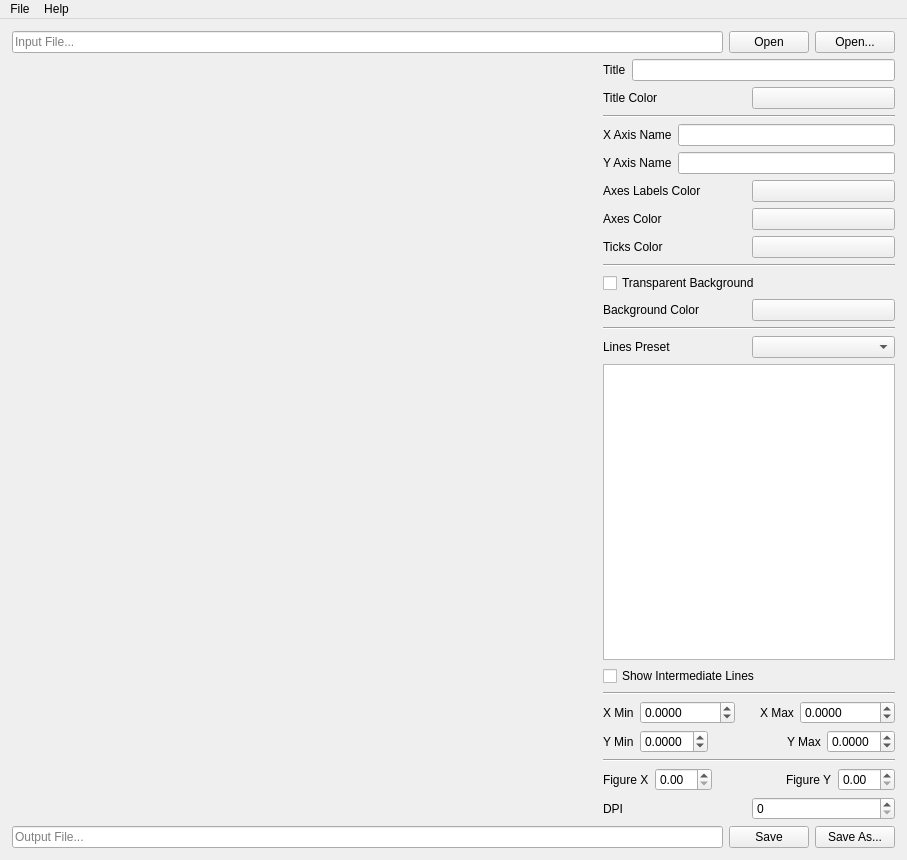
<?xml version="1.0" encoding="UTF-8"?>
<ui version="4.0">
 <class>MainWindow</class>
 <widget class="QMainWindow" name="MainWindow">
  <property name="geometry">
   <rect>
    <x>0</x>
    <y>0</y>
    <width>907</width>
    <height>860</height>
   </rect>
  </property>
  <property name="windowTitle">
   <string>Trident</string>
  </property>
  <widget class="QWidget" name="centralwidget">
   <layout class="QVBoxLayout" name="verticalLayout" stretch="0,10,0">
    <property name="leftMargin">
     <number>12</number>
    </property>
    <property name="topMargin">
     <number>12</number>
    </property>
    <property name="rightMargin">
     <number>12</number>
    </property>
    <property name="bottomMargin">
     <number>12</number>
    </property>
    <item>
     <layout class="QHBoxLayout" name="topHorizontalLayout">
      <item>
       <widget class="FileLineEdit" name="inputFileFileLineEdit">
        <property name="placeholderText">
         <string>Input File...</string>
        </property>
       </widget>
      </item>
      <item>
       <widget class="QPushButton" name="openPushButton">
        <property name="text">
         <string>Open</string>
        </property>
       </widget>
      </item>
      <item>
       <widget class="QPushButton" name="openAsPushButton">
        <property name="text">
         <string>Open...</string>
        </property>
       </widget>
      </item>
     </layout>
    </item>
    <item>
     <layout class="QHBoxLayout" name="centerHorizontalLayout" stretch="2,1">
      <item>
       <widget class="PlotWidget" name="plotPlotWidget" native="true"/>
      </item>
      <item>
       <layout class="QVBoxLayout" name="rightVerticalLayout">
        <item>
         <layout class="QHBoxLayout" name="titleHorizontalLayout">
          <item>
           <widget class="QLabel" name="titleLabel">
            <property name="text">
             <string>Title</string>
            </property>
           </widget>
          </item>
          <item>
           <widget class="QLineEdit" name="titleLineEdit"/>
          </item>
         </layout>
        </item>
        <item>
         <layout class="QHBoxLayout" name="titleColorHorizontalLayout">
          <item>
           <widget class="QLabel" name="titleColorLabel">
            <property name="text">
             <string>Title Color</string>
            </property>
           </widget>
          </item>
          <item>
           <widget class="ColorButton" name="titleColorColorButton">
            <property name="text">
             <string/>
            </property>
           </widget>
          </item>
         </layout>
        </item>
        <item>
         <widget class="Line" name="titleLine">
          <property name="orientation">
           <enum>Qt::Horizontal</enum>
          </property>
         </widget>
        </item>
        <item>
         <layout class="QHBoxLayout" name="xAxisNameHorizontalLayout">
          <item>
           <widget class="QLabel" name="xAxisNameLabel">
            <property name="text">
             <string>X Axis Name</string>
            </property>
           </widget>
          </item>
          <item>
           <widget class="QLineEdit" name="xAxisNameLineEdit"/>
          </item>
         </layout>
        </item>
        <item>
         <layout class="QHBoxLayout" name="yAxisNameHorizontalLayout">
          <item>
           <widget class="QLabel" name="yAxisNameLabel">
            <property name="text">
             <string>Y Axis Name</string>
            </property>
           </widget>
          </item>
          <item>
           <widget class="QLineEdit" name="yAxisNameLineEdit"/>
          </item>
         </layout>
        </item>
        <item>
         <layout class="QHBoxLayout" name="axesLabelsColorHorizontalLayout">
          <item>
           <widget class="QLabel" name="axesLabelsColorLabel">
            <property name="text">
             <string>Axes Labels Color</string>
            </property>
           </widget>
          </item>
          <item>
           <widget class="ColorButton" name="axesLabelsColorColorButton">
            <property name="text">
             <string/>
            </property>
           </widget>
          </item>
         </layout>
        </item>
        <item>
         <layout class="QHBoxLayout" name="axesColorHorizontalLayout">
          <item>
           <widget class="QLabel" name="axesColorLabel">
            <property name="text">
             <string>Axes Color</string>
            </property>
           </widget>
          </item>
          <item>
           <widget class="ColorButton" name="axesColorColorButton">
            <property name="text">
             <string/>
            </property>
           </widget>
          </item>
         </layout>
        </item>
        <item>
         <layout class="QHBoxLayout" name="ticksColorHorizontalLayout">
          <item>
           <widget class="QLabel" name="ticksColorLabel">
            <property name="text">
             <string>Ticks Color</string>
            </property>
           </widget>
          </item>
          <item>
           <widget class="ColorButton" name="ticksColorColorButton">
            <property name="text">
             <string/>
            </property>
           </widget>
          </item>
         </layout>
        </item>
        <item>
         <widget class="Line" name="axesLine">
          <property name="orientation">
           <enum>Qt::Horizontal</enum>
          </property>
         </widget>
        </item>
        <item>
         <widget class="QCheckBox" name="isTransparentBackgroundCheckBox">
          <property name="text">
           <string>Transparent Background</string>
          </property>
         </widget>
        </item>
        <item>
         <layout class="QHBoxLayout" name="backgroundColorHorizontalLayout">
          <item>
           <widget class="QLabel" name="backgroundColorLabel">
            <property name="text">
             <string>Background Color</string>
            </property>
           </widget>
          </item>
          <item>
           <widget class="ColorButton" name="backgroundColorColorButton">
            <property name="text">
             <string/>
            </property>
           </widget>
          </item>
         </layout>
        </item>
        <item>
         <widget class="Line" name="backgroundLine">
          <property name="orientation">
           <enum>Qt::Horizontal</enum>
          </property>
         </widget>
        </item>
        <item>
         <layout class="QHBoxLayout" name="linesPresetHorizontalLayout">
          <item>
           <widget class="QLabel" name="linesPresetLabel">
            <property name="text">
             <string>Lines Preset</string>
            </property>
           </widget>
          </item>
          <item>
           <widget class="QComboBox" name="linesPresetComboBox"/>
          </item>
         </layout>
        </item>
        <item>
         <widget class="QTableView" name="linesConfigurationTableView">
          <attribute name="horizontalHeaderStretchLastSection">
           <bool>true</bool>
          </attribute>
         </widget>
        </item>
        <item>
         <widget class="QCheckBox" name="isShowIntermediateLinesCheckBox">
          <property name="text">
           <string>Show Intermediate Lines</string>
          </property>
         </widget>
        </item>
        <item>
         <widget class="Line" name="linesConfigurationLine">
          <property name="orientation">
           <enum>Qt::Horizontal</enum>
          </property>
         </widget>
        </item>
        <item>
         <layout class="QHBoxLayout" name="xScaleHorizontalLayout">
          <item>
           <widget class="QLabel" name="xMinLabel">
            <property name="text">
             <string>X Min</string>
            </property>
           </widget>
          </item>
          <item>
           <widget class="QDoubleSpinBox" name="xMinDoubleSpinBox">
            <property name="decimals">
             <number>4</number>
            </property>
            <property name="minimum">
             <double>-10000.000000000000000</double>
            </property>
            <property name="maximum">
             <double>10000.000000000000000</double>
            </property>
           </widget>
          </item>
          <item>
           <spacer name="xScaleHorizontalSpacer">
            <property name="orientation">
             <enum>Qt::Horizontal</enum>
            </property>
            <property name="sizeHint" stdset="0">
             <size>
              <width>40</width>
              <height>20</height>
             </size>
            </property>
           </spacer>
          </item>
          <item>
           <widget class="QLabel" name="xMaxLabel">
            <property name="text">
             <string>X Max</string>
            </property>
           </widget>
          </item>
          <item>
           <widget class="QDoubleSpinBox" name="xMaxDoubleSpinBox">
            <property name="decimals">
             <number>4</number>
            </property>
            <property name="minimum">
             <double>-10000.000000000000000</double>
            </property>
            <property name="maximum">
             <double>10000.000000000000000</double>
            </property>
           </widget>
          </item>
         </layout>
        </item>
        <item>
         <layout class="QHBoxLayout" name="yScaleHorizontalLayout">
          <item>
           <widget class="QLabel" name="yMinLabel">
            <property name="text">
             <string>Y Min</string>
            </property>
           </widget>
          </item>
          <item>
           <widget class="QDoubleSpinBox" name="yMinDoubleSpinBox">
            <property name="decimals">
             <number>4</number>
            </property>
            <property name="minimum">
             <double>-0.500000000000000</double>
            </property>
            <property name="maximum">
             <double>1.500000000000000</double>
            </property>
            <property name="singleStep">
             <double>0.000100000000000</double>
            </property>
           </widget>
          </item>
          <item>
           <spacer name="yScaleHorizontalSpacer">
            <property name="orientation">
             <enum>Qt::Horizontal</enum>
            </property>
            <property name="sizeHint" stdset="0">
             <size>
              <width>40</width>
              <height>20</height>
             </size>
            </property>
           </spacer>
          </item>
          <item>
           <widget class="QLabel" name="yMaxLabel">
            <property name="text">
             <string>Y Max</string>
            </property>
           </widget>
          </item>
          <item>
           <widget class="QDoubleSpinBox" name="yMaxDoubleSpinBox">
            <property name="decimals">
             <number>4</number>
            </property>
            <property name="minimum">
             <double>-0.500000000000000</double>
            </property>
            <property name="maximum">
             <double>1.500000000000000</double>
            </property>
            <property name="singleStep">
             <double>0.000100000000000</double>
            </property>
           </widget>
          </item>
         </layout>
        </item>
        <item>
         <widget class="Line" name="dimensionsLine">
          <property name="orientation">
           <enum>Qt::Horizontal</enum>
          </property>
         </widget>
        </item>
        <item>
         <layout class="QHBoxLayout" name="figureDimensionsHorizontalLayout">
          <item>
           <widget class="QLabel" name="figureXLabel">
            <property name="text">
             <string>Figure X</string>
            </property>
           </widget>
          </item>
          <item>
           <widget class="QDoubleSpinBox" name="figureXDoubleSpinBox"/>
          </item>
          <item>
           <spacer name="figureDimensionsHorizontalSpacer">
            <property name="orientation">
             <enum>Qt::Horizontal</enum>
            </property>
            <property name="sizeHint" stdset="0">
             <size>
              <width>40</width>
              <height>20</height>
             </size>
            </property>
           </spacer>
          </item>
          <item>
           <widget class="QLabel" name="figureYLabel">
            <property name="text">
             <string>Figure Y</string>
            </property>
           </widget>
          </item>
          <item>
           <widget class="QDoubleSpinBox" name="figureYDoubleSpinBox"/>
          </item>
         </layout>
        </item>
        <item>
         <layout class="QHBoxLayout" name="dpiHorizontalLayout">
          <item>
           <widget class="QLabel" name="dpiLabel">
            <property name="text">
             <string>DPI</string>
            </property>
           </widget>
          </item>
          <item>
           <widget class="QSpinBox" name="dpiSpinBox">
            <property name="maximum">
             <number>100000</number>
            </property>
           </widget>
          </item>
         </layout>
        </item>
       </layout>
      </item>
     </layout>
    </item>
    <item>
     <layout class="QHBoxLayout" name="bottomHorizontalLayout">
      <item>
       <widget class="QLineEdit" name="outputFileLineEdit">
        <property name="placeholderText">
         <string>Output File...</string>
        </property>
       </widget>
      </item>
      <item>
       <widget class="QPushButton" name="savePushButton">
        <property name="text">
         <string>Save</string>
        </property>
       </widget>
      </item>
      <item>
       <widget class="QPushButton" name="saveAsPushButton">
        <property name="text">
         <string>Save As...</string>
        </property>
       </widget>
      </item>
     </layout>
    </item>
   </layout>
  </widget>
  <widget class="QMenuBar" name="menubar">
   <property name="geometry">
    <rect>
     <x>0</x>
     <y>0</y>
     <width>907</width>
     <height>30</height>
    </rect>
   </property>
   <widget class="QMenu" name="menuFile">
    <property name="title">
     <string>File</string>
    </property>
    <addaction name="actionOpen"/>
    <addaction name="separator"/>
    <addaction name="actionSave"/>
    <addaction name="actionSave_As"/>
    <addaction name="separator"/>
    <addaction name="actionQuit"/>
   </widget>
   <widget class="QMenu" name="menuHelp">
    <property name="title">
     <string>Help</string>
    </property>
    <addaction name="actionAbout"/>
   </widget>
   <addaction name="menuFile"/>
   <addaction name="menuHelp"/>
  </widget>
  <action name="actionOpen">
   <property name="text">
    <string>Open</string>
   </property>
   <property name="shortcut">
    <string>Ctrl+O</string>
   </property>
  </action>
  <action name="actionSave">
   <property name="text">
    <string>Save</string>
   </property>
   <property name="shortcut">
    <string>Ctrl+S</string>
   </property>
  </action>
  <action name="actionSave_As">
   <property name="text">
    <string>Save As...</string>
   </property>
   <property name="shortcut">
    <string>Ctrl+Shift+S</string>
   </property>
  </action>
  <action name="actionQuit">
   <property name="text">
    <string>Quit</string>
   </property>
   <property name="shortcut">
    <string>Ctrl+Q</string>
   </property>
  </action>
  <action name="actionAbout">
   <property name="text">
    <string>About</string>
   </property>
   <property name="shortcut">
    <string>Ctrl+/</string>
   </property>
  </action>
 </widget>
 <customwidgets>
  <customwidget>
   <class>ColorButton</class>
   <extends>QPushButton</extends>
   <header>trident.ui.color_button.view</header>
  </customwidget>
  <customwidget>
   <class>FileLineEdit</class>
   <extends>QLineEdit</extends>
   <header>trident.ui.file_line_edit.view</header>
  </customwidget>
  <customwidget>
   <class>PlotWidget</class>
   <extends>QWidget</extends>
   <header>trident.ui.plot_widget.view</header>
   <container>1</container>
  </customwidget>
 </customwidgets>
 <resources/>
 <connections/>
</ui>
